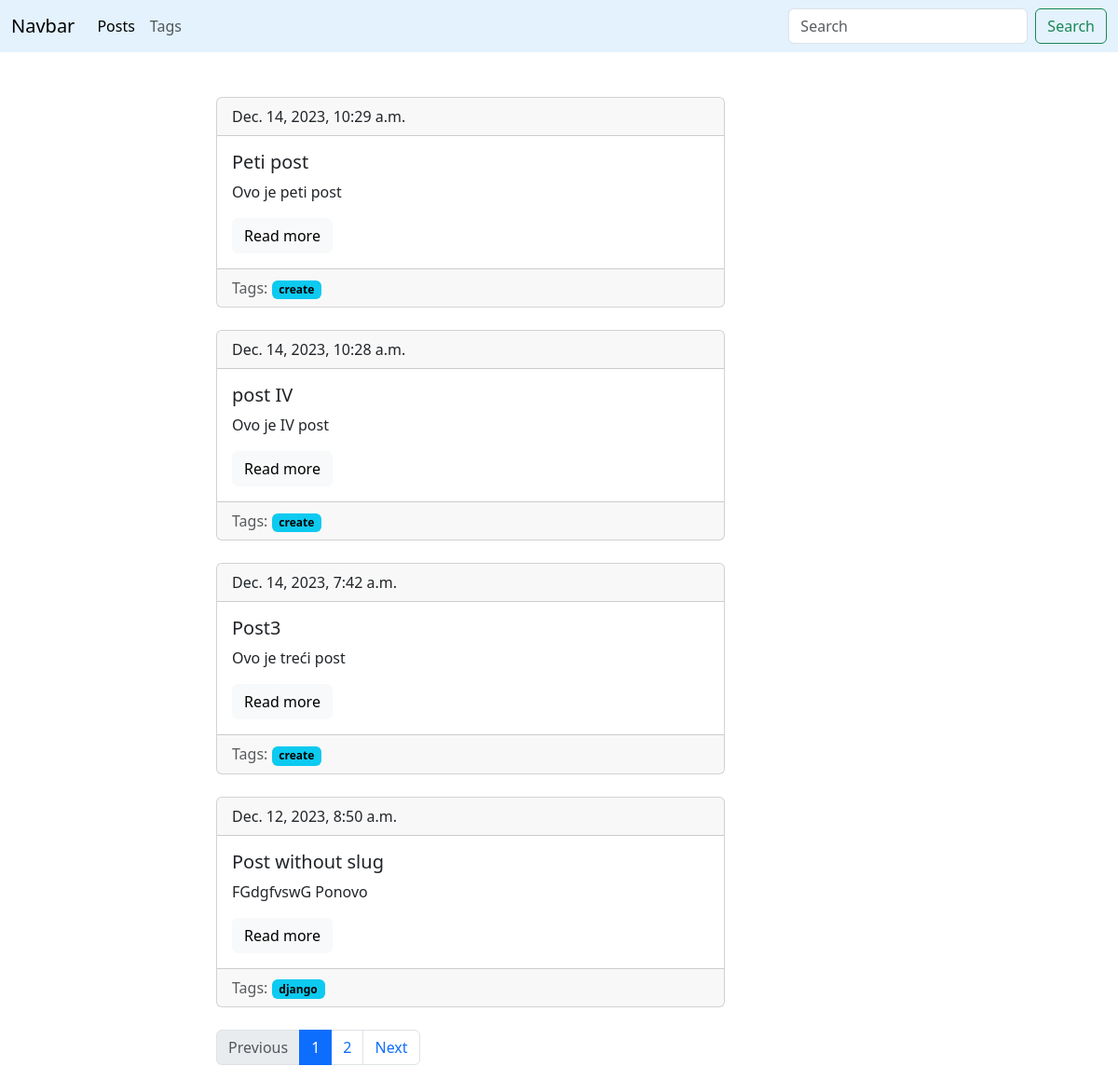
Screenshot of /blog/ with the database file from the repository.
### blog/models.py (models this page shows, shortened)
class Post(models.Model):
    title = models.CharField(max_length=150, db_index=True)
    slug = models.SlugField(max_length=150, unique=True, blank=True)
    body = models.TextField(blank=True, db_index=True)
    date_pub = models.DateTimeField(auto_now_add=True)
    tags = models.ManyToManyField('Tag', blank=True, related_name='posts')
    def get_absolute_url(self):
        return reverse("post_detail_url", kwargs={"slug": self.slug})
    class Meta:
        ordering = ['-date_pub']

class Tag(models.Model):
    title = models.CharField(max_length=150)
    slug = models.SlugField(max_length=150, unique=True)
    def get_absolute_url(self):
        return reverse("tag_detail_url", kwargs={"slug": self.slug})
    class Meta:
        ordering = ['title']

### blog/views.py (the view)
# urls.py: path('', posts_list, name='posts_list_url'),
def posts_list(request):
    search_query = request.GET.get('search', '')
    if search_query:
        posts = Post.objects.filter(Q(title__icontains=search_query) | Q(body__icontains=search_query))
    else:
        posts = Post.objects.all()
    paginator = Paginator(posts, 4)
    page_number = request.GET.get('page', 1)
    page = paginator.get_page(page_number)
    if page.has_next():
        next_url = f'?page={page.next_page_number()}'
    else:
        next_url = ''
    if page.has_previous():
        prev_url = f'?page={page.previous_page_number()}'
    else:
        prev_url = ''
    return render(request, 'blog/posts_list.html', context={'page': page, 'next_page_url': next_url, 'prev_page_url': prev_url})

### blog/templates/blog/posts_list.html (shortened to what this page needs)
{% extends 'blog/base_blog.html' %}
{% block content %}
    {% for post in page.object_list %}
        {% include 'blog/includes/post_card_template.html' %}
    {% endfor %}
{% endblock %}

### blog/templates/blog/includes/post_card_template.html
<div class="card mb-4">
    <div class="card-header">
        {{ post.date_pub }}
    </div>
    <div class="card-body">
        <h5 class="card-title">{{ post.title }}</h5>
        <p class="card-text">{{ post.body|truncatewords:15 }}</p>
        <a href="{{ post.get_absolute_url }}" class="btn btn-light">Read more</a>
    </div>
    <div class="card-footer text-muted">
        Tags:
        {% for tag in post.tags.all %}
            <a href="{{ tag.get_absolute_url }}"><span class="badge text-bg-info">{{ tag.title }}</span></a>
        {% endfor %}
    </div>
</div>

### rows the page displays
Post: date_pub "Dec. 14, 2023, 10:29 a.m.", title "Peti post", body "Ovo je peti post"
Tag: title "create"
Post: date_pub "Dec. 14, 2023, 10:28 a.m.", title "post IV", body "Ovo je IV post"
Post: date_pub "Dec. 14, 2023, 7:42 a.m.", title "Post3", body "Ovo je treći post"
Post: date_pub "Dec. 12, 2023, 8:50 a.m.", title "Post without slug", body "FGdgfvswG Ponovo"
Tag: title "django"

### other values shown
{{ n }} "1"
{{ n }} "2"
